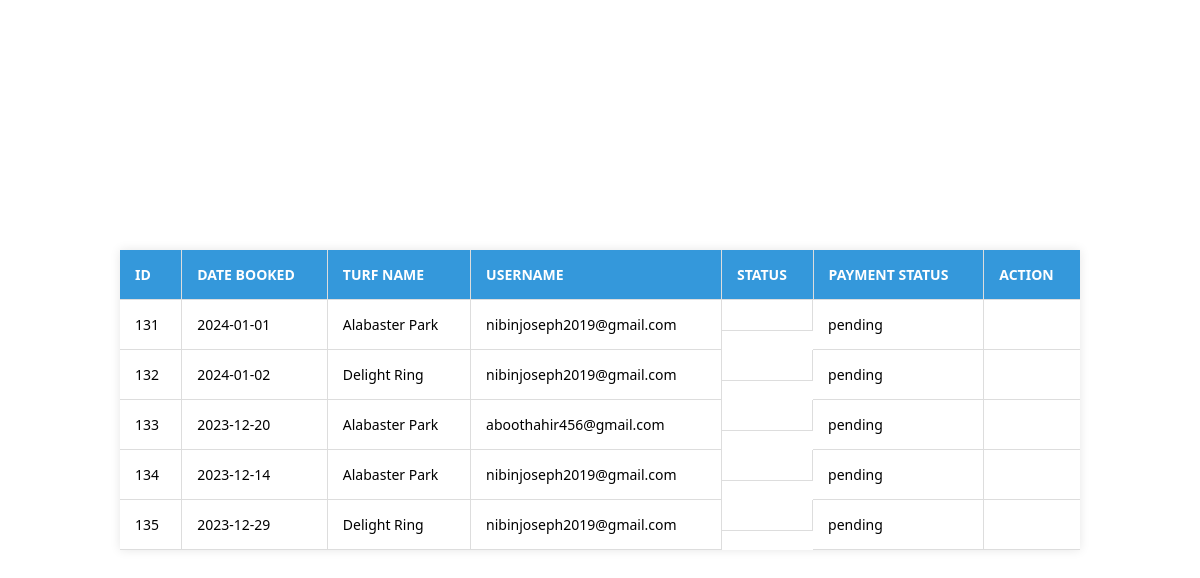
/bookinglist.php, run on the app's committed database.
### tables this page shows
CREATE TABLE `booking_list` (
  `id` int(11) NOT NULL COMMENT 'AUTO_INCREMENT',
  `ref_code` varchar(100) NOT NULL,
  `user_id` int(11) NOT NULL,
  `facility_id` int(11) NOT NULL,
  `date_from` date NOT NULL,
  `payment_status` varchar(20) NOT NULL,
  `status` tinyint(2) NOT NULL DEFAULT 0,
  `date_created` datetime NOT NULL DEFAULT current_timestamp(),
  `date_updated` datetime DEFAULT NULL ON UPDATE current_timestamp() COMMENT 'ON UPDATE CURRENT_TIMESTAMP()',
  `amount` int(11) NOT NULL
);

CREATE TABLE `facility_list` (
  `facility_id` int(11) NOT NULL COMMENT 'AUTO_INCREMENT',
  `image_path` text NOT NULL,
  `status` tinyint(1) NOT NULL DEFAULT 1,
  `date_created` datetime NOT NULL DEFAULT current_timestamp(),
  `date_updated` datetime DEFAULT NULL ON UPDATE current_timestamp() COMMENT 'ON UPDATE CURRENT_TIMESTAMP()',
  `name` text NOT NULL,
  `place` varchar(30) NOT NULL,
  `description` text NOT NULL,
  `rate` int(10) NOT NULL
);

CREATE TABLE `customer_details` (
  `id` int(11) NOT NULL COMMENT 'AUTO_INCREMENT',
  `firstname` text NOT NULL,
  `middlename` text DEFAULT NULL,
  `lastname` text NOT NULL,
  `gender` text NOT NULL,
  `contact` text NOT NULL,
  `address` text NOT NULL,
  `email` text NOT NULL,
  `password` text NOT NULL,
  `confirm_password` text DEFAULT NULL,
  `image_path` text DEFAULT NULL,
  `status` varchar(15) NOT NULL DEFAULT 'user',
  `date_created` datetime NOT NULL DEFAULT current_timestamp(),
  `date_added` datetime DEFAULT NULL ON UPDATE current_timestamp() COMMENT 'ON UPDATE CURRENT_TIMESTAMP()'
);

### bookinglist.php (the view, shortened to what this page needs)
<!DOCTYPE html>
<html lang="en">
<head>
</head>
<body>
<table>
        <thead>
            <tr>
                <th>ID</th>
                <th>Date Booked</th>
                <th>Turf Name</th>
                <th>Username</th>
                <th>Status</th>
                <th>Payment Status</th>
                <th>Action</th>
            </tr>
        </thead>
        <tbody>
        <?php
          $con = mysqli_connect("localhost", "admin", "admin", "miniproject");
            $query = "SELECT booking_list.id, booking_list.date_from, facility_list.name, customer_details.email, booking_list.status, booking_list.payment_status
                      FROM booking_list
                      INNER JOIN facility_list ON booking_list.facility_id = facility_list.facility_id
                      INNER JOIN customer_details ON booking_list.user_id = customer_details.id";
            $result = mysqli_query($con, $query);
            if (mysqli_num_rows($result) > 0) {
                while ($row = mysqli_fetch_assoc($result)) {
                    echo "<tr>";
                    echo "<td>" . $row['id'] . "</td>";
                    echo "<td>" . $row['date_from'] . "</td>";
                    echo "<td>" . $row['name'] . "</td>";
                    echo "<td>" . $row['email'] . "</td>";
                    echo "<td class='cancel-confirm'>";
                    echo "</td>";
                    echo "<td>" . $row['payment_status'] . "</td>";
                    echo "<td class='action-buttons'>";
                    echo "</td>";
                    echo "</tr>";
                }
            } else {
                echo "<tr><td colspan='7'>No records found</td></tr>";
            }
            ?>
        </tbody>
    </table>
</body>
</html>

### bookinglist.php (style rules this page uses)
body { font-family: 'Segoe UI', Tahoma, Geneva, Verdana, sans-serif; background: url('images/turf4.jpg') center/cover no-repeat fixed; margin: 0; padding: 0; display: flex; align-items: center; justify-content: center; height: 100vh; }
table { width: 80%; border-collapse: collapse; margin: 20px; background-color: rgba(255, 255, 255, 0.9); box-shadow: 0 0 10px rgba(0, 0, 0, 0.1); }
th, td { padding: 15px; text-align: left; border-bottom: 1px solid #ddd; border-right: 1px solid #ddd; font-size: 14px; }
th:last-child, td:last-child { border-right: none; }
th { background-color: #3498db; color: white; font-weight: bold; text-transform: uppercase; }
.cancel-confirm { display: flex; align-items: center; }

### data on the page
booking_list: id "131", date_from "2024-01-01", facility.name "Alabaster Park", user.email "nibinjoseph2019@gmail.com", payment_status "pending"
booking_list: id "132", date_from "2024-01-02", facility.name "Delight Ring", user.email "nibinjoseph2019@gmail.com", payment_status "pending"
booking_list: id "133", date_from "2023-12-20", facility.name "Alabaster Park", user.email "aboothahir456@gmail.com", payment_status "pending"
booking_list: id "134", date_from "2023-12-14", facility.name "Alabaster Park", user.email "nibinjoseph2019@gmail.com", payment_status "pending"
booking_list: id "135", date_from "2023-12-29", facility.name "Delight Ring", user.email "nibinjoseph2019@gmail.com", payment_status "pending"
